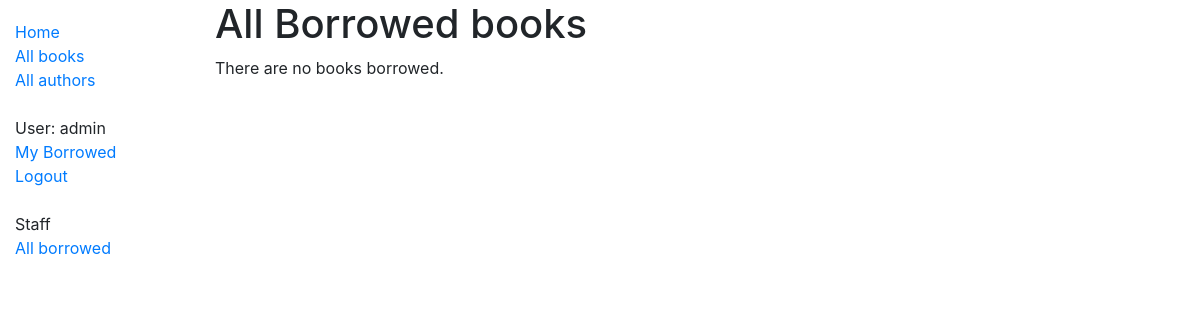
The page /catalog/borrowed/ (signed in) on the database as committed earlier.
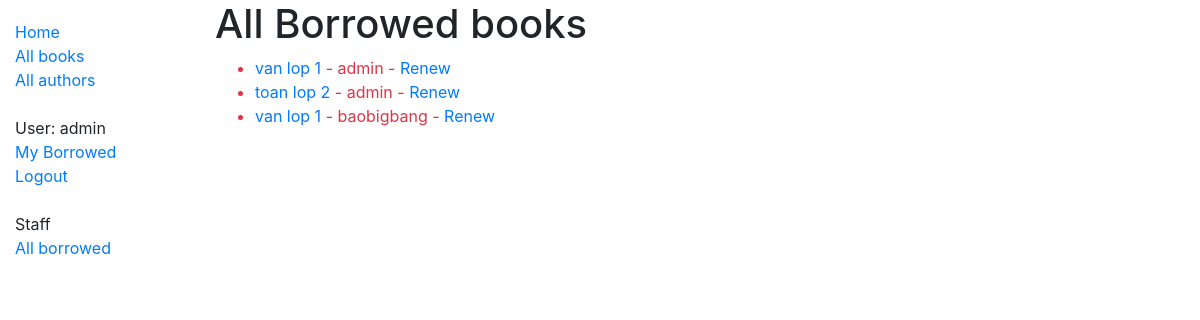
The same page on the database as committed later.
### catalog/models.py (models this page shows, shortened)
class BookInstance(models.Model):
    id = models.UUIDField(primary_key=True, default=uuid.uuid4,
                          help_text='Unique ID for this particular book across whole library')
    book = models.ForeignKey('Book', on_delete=models.SET_NULL, null=True)
    imprint = models.CharField(max_length=200)
    due_back = models.DateField(null=True, blank=True)
    borrower = models.ForeignKey(User, on_delete=models.SET_NULL, null=True, blank=True)
    LOAN_STATUS = (
        ('m', 'Maintenance'),
        ('o', 'On loan'),
        ('a', 'Available'),
        ('r', 'Reserved'),
    )
    status = models.CharField(
        max_length=1,
        choices=LOAN_STATUS,
        blank=True,
        default='m',
        help_text='Book availability',
    )
    class Meta:
        ordering = ['due_back']
        permissions = (('can_mark_returned', 'Set book as returned'),)
    @property
    def is_overdue(self):
        if self.due_back and date.today() > self.due_back:
            return True
        return False

class Book(models.Model):
    title = models.CharField(max_length=200)
    author = models.ForeignKey('Author', on_delete=models.SET_NULL, null=True)
    summary = models.TextField(max_length=1000, help_text="Enter a brief description about the book")
    isbn = models.CharField("ISBN", max_length=13, help_text='13 Character <a href="https://www.isbn-'
                                                             'international.org/content/what-isbn">ISBN number</a>')
    genre = models.ManyToManyField(Gerne, help_text="Select a gerne for this book")
    def display_genre(self):
        return ', '.join(genre.name for genre in self.genre.all())
    display_genre.short_description = "Genre"

### catalog/views.py (the view)
# urls.py: path('borrowed/', views.UserManageLoanedBookListView.as_view(), name='all-borrowed'),
class UserManageLoanedBookListView(LoginRequiredMixin, generic.ListView):
    model = BookInstance
    template_name = 'catalog/borrowed.html'
    permission_required = 'catalog.can_mark_returned'
    def get_queryset(self):
        return BookInstance.objects.filter(borrower__isnull=False)

### catalog/templates/catalog/borrowed.html
{% extends "base_generic.html" %}
{% block content %}
    <h1>All Borrowed books</h1>
    {% if bookinstance_list %}
    <ul>
      {% for bookinst in bookinstance_list %}
      <li class="{% if bookinst.is_overdue %}text-danger{% endif %}">
        <a href="{% url 'book-detail' bookinst.book.pk %}">{{bookinst.book.title}}</a> - {{ bookinst.borrower.username }}
          {% if perms.catalog.can_mark_returned %}- <a href="{% url 'renew-book-librarian' bookinst.id %}">Renew</a> {% endif %}
      </li>
      {% endfor %}
    </ul>
    {% else %}
      <p>There are no books borrowed.</p>
    {% endif %}
{% endblock %}

### catalog/templates/base_generic.html (shortened to what this page needs)
<!DOCTYPE html>
<html lang="en">
<head>
  <link rel="stylesheet" href="https://stackpath.bootstrapcdn.com/bootstrap/4.1.3/css/bootstrap.min.css">
  {% load static %}
  <link rel="stylesheet" href="{% static 'css/styles.css' %}">
</head>
<body>
  <div class="container-fluid">
    <div class="row">
      <div class="col-sm-2">
      {% block sidebar %}
        <ul class="sidebar-nav">
          <li><a href="{% url 'index' %}">Home</a></li>
          <li><a href="{% url 'books' %}">All books</a></li>
          <li><a href="{% url 'authors' %}">All authors</a></li>
            <br>
             {% if user.is_authenticated %}
           <li>User: {{ user.get_username }}</li>
          <li><a href="{% url 'my-borrowed' %}">My Borrowed</a></li>
           <li><a href="{% url 'logout'%}?next={{request.path}}">Logout</a></li>
         {% else %}
           <li><a href="{% url 'login'%}?next={{request.path}}">Login</a></li>
         {% endif %}
            <br>
            {% if user.is_staff %}
            <li>Staff</li>
            <li><a href="{% url 'all-borrowed' %}">All borrowed</a> </li>
            {% endif %}
        </ul>
     {% endblock %}
      </div>
      <div class="col-sm-10 ">{% block content %} {% endblock %}
      </div>
    </div>
  </div>
</body>
</html>

### catalog/static/css/styles.css (style rules this page uses)
.sidebar-nav { margin-top: 20px; padding: 0; list-style: none; }

Rows that differ between the two databases and show on the page:
added BookInstance: book "van lop 1", borrower.username "admin"
added BookInstance: book "toan lop 2", borrower.username "admin"
added BookInstance: book "van lop 1", borrower.username "baobigbang"
Other text that changed with them:
text no longer shown: "There are no books borrowed."
